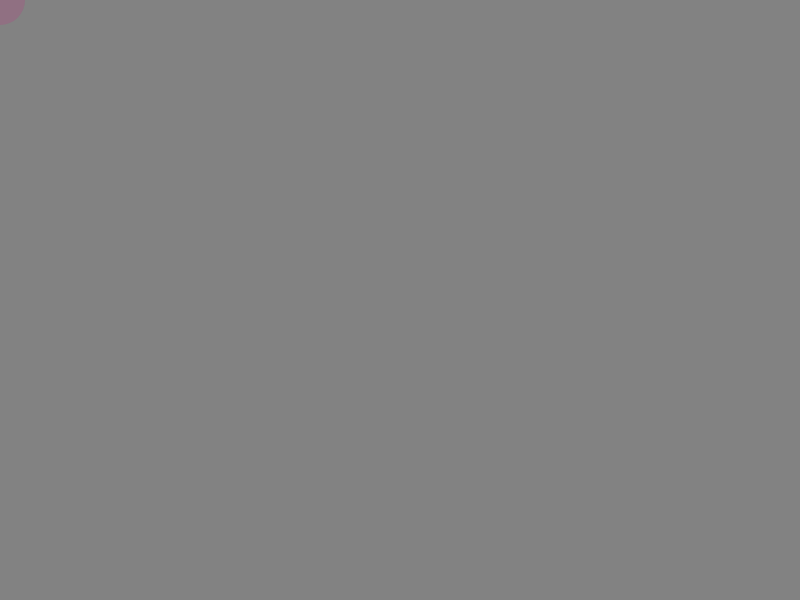
Frame 1 (no input)
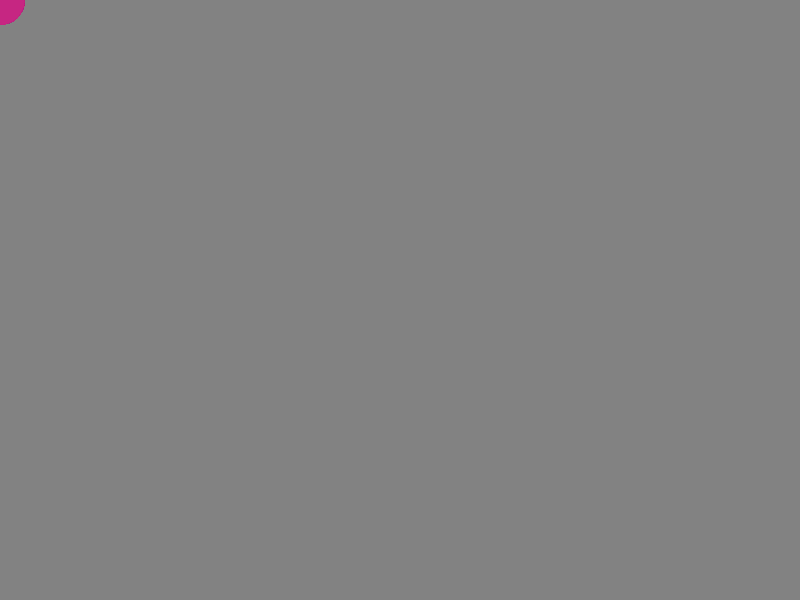
Frame 60 (no input)
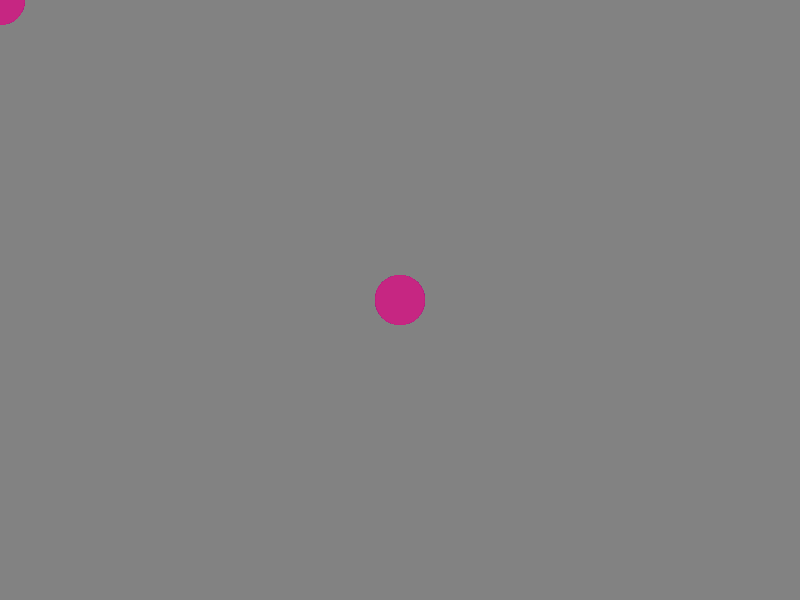
Frame 120 (the mouse pressed at the canvas centre since frame 60)

The p5.js sketch that drew these frames (run headless with seeded random() and noise() and a simulated clock; from frame 60 on, the mouse is pressed at the canvas centre):

// p5.js sketch
// ── sketch.js
function setup(){
    createCanvas(800, 600);
    background(130);
}

function draw(){
    noStroke();
    fill(200,40,130,50);
    ellipse(mouseX, mouseY, 50, 50);
}
